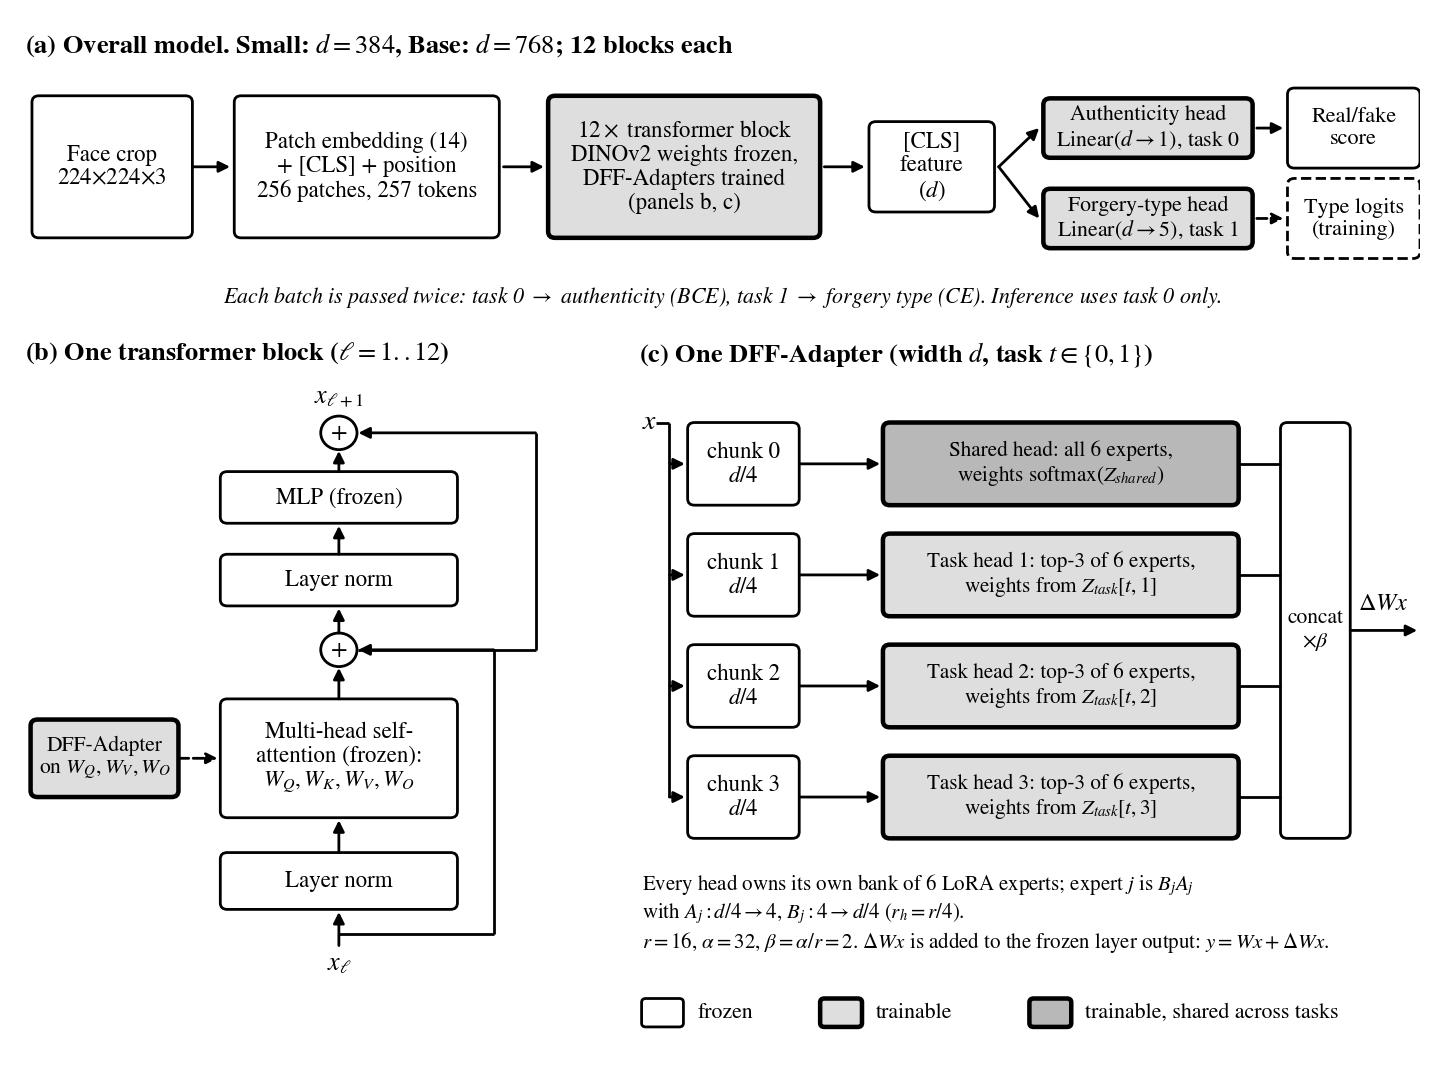

The Python source for this figure:
import matplotlib
matplotlib.use("Agg")
import matplotlib.pyplot as plt
from matplotlib.patches import FancyBboxPatch, FancyArrowPatch, Circle

plt.rcParams.update({"font.family":"serif","font.serif":["STIXGeneral","DejaVu Serif"],"mathtext.fontset":"stix","font.size":7})
fig, ax = plt.subplots(figsize=(7.2, 5.3)); ax.set_xlim(0,100); ax.set_ylim(-7,72); ax.axis("off")
W="#FFFFFF"; G="#DEDEDE"; G2="#B8B8B8"
def box(x,y,w,h,t,fill=W,lw=0.8,fs=6.6,ls="-",bold=False):
    ax.add_patch(FancyBboxPatch((x,y),w,h,boxstyle="round,pad=0.0,rounding_size=0.5",fc=fill,ec="black",lw=lw,ls=ls))
    ax.text(x+w/2,y+h/2,t,ha="center",va="center",fontsize=fs,linespacing=1.15,fontweight="bold" if bold else "normal")
def arr(x1,y1,x2,y2,ls="-",lw=0.8):
    ax.add_patch(FancyArrowPatch((x1,y1),(x2,y2),arrowstyle="-|>",mutation_scale=6.5,lw=lw,color="black",ls=ls,shrinkA=0,shrinkB=0))
def line(xs,ys,ls="-",lw=0.8): ax.plot(xs,ys,color="black",lw=lw,ls=ls,solid_capstyle="butt")
def title(x,y,t): ax.text(x,y,t,fontsize=7.6,fontweight="bold",va="top")

# ---------- (a) ----------
title(0,71.5,"(a) Overall model. Small: $d{=}384$, Base: $d{=}768$; 12 blocks each")
ya,hh=55.5,11
box(0.5,ya,11.5,hh,"Face crop\n$224{\\times}224{\\times}3$")
box(15,ya,19,hh,"Patch embedding (14)\n+ [CLS] + position\n256 patches, 257 tokens")
box(37.5,ya,19.5,hh,"$12\\times$ transformer block\nDINOv2 weights frozen,\nDFF-Adapters trained\n(panels b, c)",fill=G,lw=1.3)
box(60.5,ya+2,9,hh-4,"[CLS]\nfeature\n($d$)")
box(73,ya+6.2,15,4.6,"Authenticity head\nLinear($d\\to1$), task 0",fill=G,lw=1.3,fs=6.3)
box(73,ya-0.8,15,4.6,"Forgery-type head\nLinear($d\\to5$), task 1",fill=G,lw=1.3,fs=6.3)
box(90.5,ya+5.4,9.5,6.2,"Real/fake\nscore",fs=6.4)
box(90.5,ya-1.6,9.5,6.2,"Type logits\n(training)",fs=6.4,ls="--")
cy=ya+hh/2
arr(12,cy,14.7,cy); arr(34.3,cy,37.2,cy); arr(57.3,cy,60.2,cy)
arr(69.8,cy,72.7,ya+8.5); arr(69.8,cy,72.7,ya+1.5)
arr(88.3,ya+8.5,90.2,ya+8.5); arr(88.3,ya+1.5,90.2,ya+1.5,ls="--")
ax.text(50,ya-3.6,"Each batch is passed twice: task 0 $\\rightarrow$ authenticity (BCE), task 1 $\\rightarrow$ forgery type (CE). Inference uses task 0 only.",fontsize=6.3,ha="center",va="top",style="italic")

# ---------- (b) ----------
title(0,47.6,"(b) One transformer block ($\\ell=1..12$)")
bx,bw=14,17
ys=[3.5,11.5,19.5,27.5,35.5]   # LN1? build bottom-up
box(bx,3.5,bw,4.4,"Layer norm")
box(bx,10.6,bw,9.2,"Multi-head self-\nattention (frozen):\n$W_Q,W_K,W_V,W_O$")
ax.add_patch(Circle((bx+bw/2,23.6),1.3,fc="white",ec="black",lw=0.8)); ax.text(bx+bw/2,23.6,"+",ha="center",va="center",fontsize=7)
box(bx,27.0,bw,4.0,"Layer norm")
box(bx,33.4,bw,4.0,"MLP (frozen)")
ax.add_patch(Circle((bx+bw/2,40.4),1.3,fc="white",ec="black",lw=0.8)); ax.text(bx+bw/2,40.4,"+",ha="center",va="center",fontsize=7)
mx=bx+bw/2
arr(mx,0.7,mx,3.3); arr(mx,7.9,mx,10.4); arr(mx,19.8,mx,22.2); arr(mx,24.9,mx,26.8); arr(mx,31.0,mx,33.2); arr(mx,37.4,mx,39.0)
ax.text(mx,0.2,"$x_\\ell$",ha="center",va="top",fontsize=7.5)
ax.text(mx,42.2,"$x_{\\ell+1}$",ha="center",va="bottom",fontsize=7.5)
# residuals
rx=bx+bw+2.6
line([mx,mx],[1.8,1.8]); line([mx+0.0,rx],[1.6,1.6]); line([rx,rx],[1.6,23.6]); arr(rx,23.6,mx+1.4,23.6)
rx2=bx+bw+5.6
line([mx,mx],[24.6,24.6]); line([mx+1.4,rx2],[23.6+0.0,23.6]); 
line([rx2,rx2],[23.6,40.4]); arr(rx2,40.4,mx+1.4,40.4)
# adapter box
box(0.4,12.2,10.6,6.0,"DFF-Adapter\non $W_Q,W_V,W_O$",fill=G,lw=1.3,fs=6.2)
arr(11.0,15.2,13.8,15.2,ls="--")

# ---------- (c) ----------
title(44,47.6,"(c) One DFF-Adapter (width $d$, task $t\\in\\{0,1\\}$)")
ax.text(44.2,41.2,"$x$",fontsize=8,va="center")
cx0=47.5; cw=8.0; hx=61.5; hw=25.5
ys=[34.8,26.2,17.6,9.0]; hh2=6.4
labels=["chunk 0","chunk 1","chunk 2","chunk 3"]
heads=["Shared head: all 6 experts,\nweights softmax($Z_{shared}$)",
       "Task head 1: top-3 of 6 experts,\nweights from $Z_{task}[t,1]$",
       "Task head 2: top-3 of 6 experts,\nweights from $Z_{task}[t,2]$",
       "Task head 3: top-3 of 6 experts,\nweights from $Z_{task}[t,3]$"]
for i,(y,l,h) in enumerate(zip(ys,labels,heads)):
    box(cx0,y,cw,hh2,f"{l}\n$d/4$")
    box(hx,y,hw,hh2,h,fill=G2 if i==0 else G,lw=1.3,fs=6.1)
    arr(cx0+cw,y+hh2/2,hx-0.2,y+hh2/2)
    arr(hx+hw,y+hh2/2,hx+hw+2.0,y+hh2/2) if False else None
# split bracket from x
line([46.2,46.2],[ys[3]+hh2/2,ys[0]+hh2/2]); 
for y in ys: arr(46.2,y+hh2/2,cx0-0.2,y+hh2/2)
line([44.8,46.2],[41.2-0.0,41.2]) if False else None
line([46.2,46.2],[ys[0]+hh2/2,41.2]); line([45.2,46.2],[41.2,41.2])
# concat
box(90.0,ys[3],5.0,ys[0]+hh2-ys[3],"concat\n$\\times\\beta$",fs=6.2)
for y in ys: line([hx+hw,90.0],[y+hh2/2,y+hh2/2])
arr(95.0,(ys[3]+ys[0]+hh2)/2,99.8,(ys[3]+ys[0]+hh2)/2)
ax.text(97.4,(ys[3]+ys[0]+hh2)/2+1.2,"$\\Delta Wx$",fontsize=7,ha="center",va="bottom")
ax.text(44.2,6.4,"Every head owns its own bank of 6 LoRA experts; expert $j$ is $B_jA_j$\nwith $A_j: d/4\\to4$, $B_j: 4\\to d/4$ ($r_h=r/4$).\n"
        "$r=16$, $\\alpha=32$, $\\beta=\\alpha/r=2$. $\\Delta Wx$ is added to the frozen layer output: $y=Wx+\\Delta Wx$.",fontsize=6.0,va="top",ha="left")
# legend
ax.add_patch(FancyBboxPatch((44.2,-5.6),3,2.2,boxstyle="round,pad=0,rounding_size=0.3",fc=W,ec="black",lw=0.8)); ax.text(48.2,-4.5,"frozen",fontsize=6.3,va="center")
ax.add_patch(FancyBboxPatch((57,-5.6),3,2.2,boxstyle="round,pad=0,rounding_size=0.3",fc=G,ec="black",lw=1.3)); ax.text(61,-4.5,"trainable",fontsize=6.3,va="center")
ax.add_patch(FancyBboxPatch((72,-5.6),3,2.2,boxstyle="round,pad=0,rounding_size=0.3",fc=G2,ec="black",lw=1.3)); ax.text(76,-4.5,"trainable, shared across tasks",fontsize=6.3,va="center")
plt.savefig("fig_arch.pdf",bbox_inches="tight"); plt.savefig("fig_arch.png",dpi=250,bbox_inches="tight"); print("saved")
